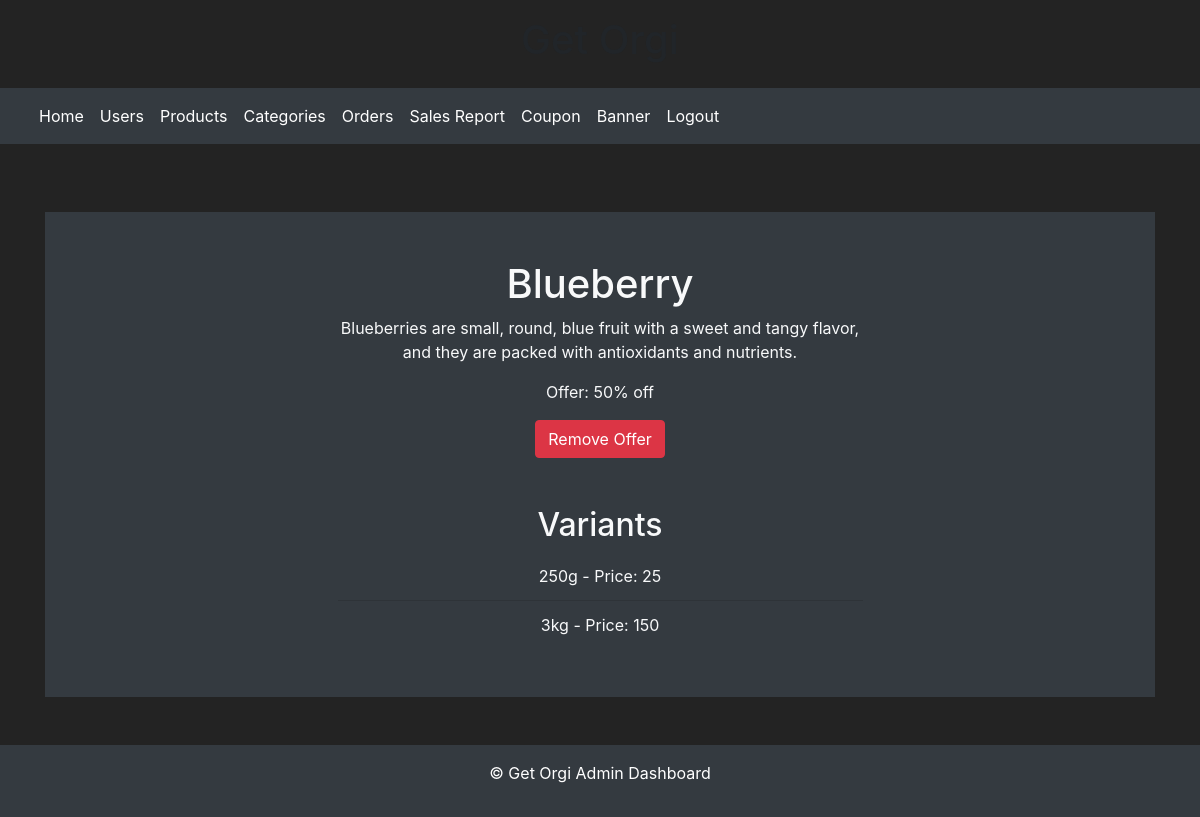
Page /product_offer/1/ on the earlier database version.
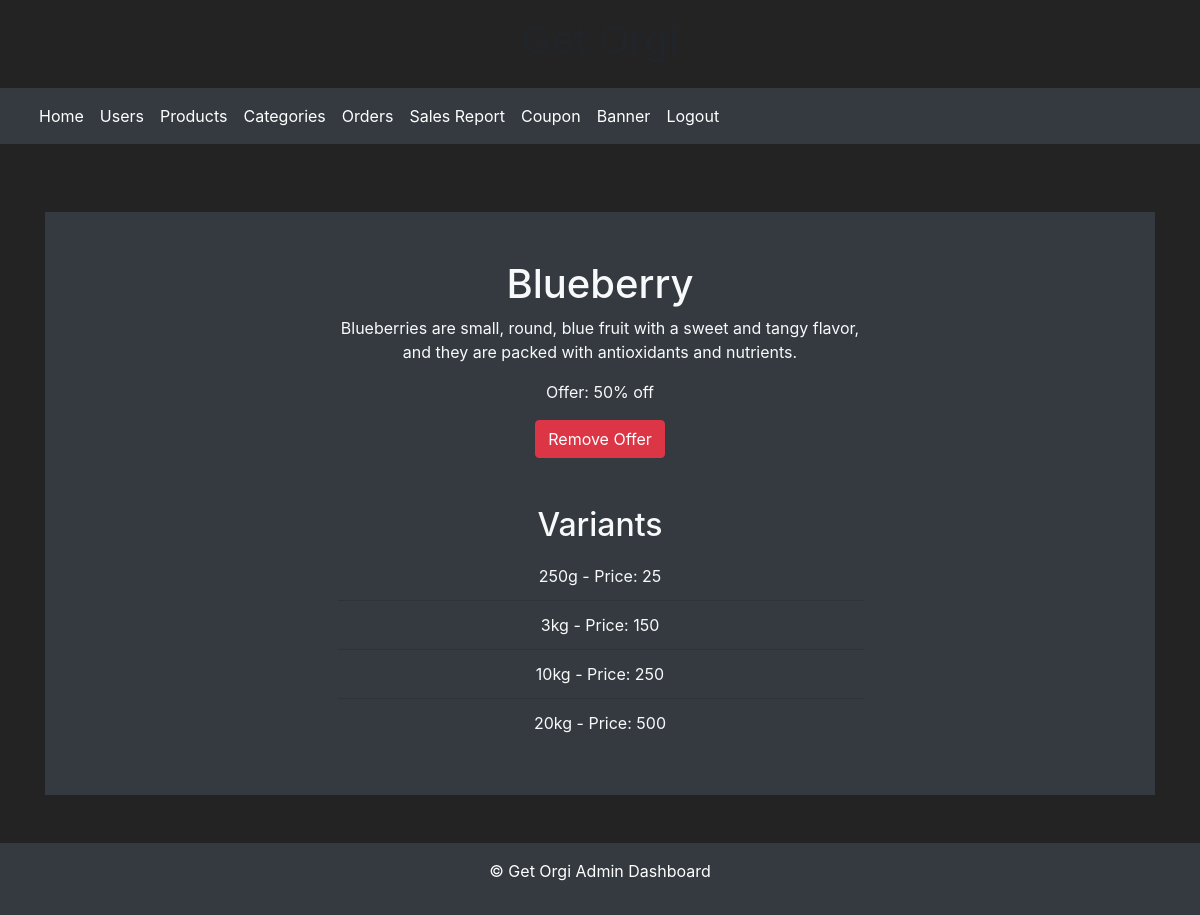
Same page on the later database version.
### shopping/models.py (models this page shows, shortened)
class ProductVariant(models.Model):
    product = models.ForeignKey(Product, on_delete=models.CASCADE)
    variant =models.CharField(max_length=50)
    price = models.IntegerField()
    price_after_offer = models.IntegerField(default=0)
    stock = models.PositiveIntegerField(default=1)

### shopping/views.py (the view, shortened to what this page needs)
# urls.py: path('product_offer/<int:product_id>/', views.product_offer, name='product_offer'),
def product_offer(request, product_id):
    product = Product.objects.get(id=product_id)
    variants = product.productvariant_set.all()
    context = {
        'product': product,
        'variants': variants,
    }
    return render(request, 'product_offer.html', context)

### templates/product_offer.html (shortened to what this page needs)
{% extends 'admin_dash.html' %}
{% block content %}
<body style=" background-color: #232323;">
<div class="container-fluid bg-dark">
    <div class="row justify-content-center">
        <div class="col-md-6">
            <div class="text-center text-light py-5">
                <h1>{{ product.name }}</h1>
                <p>{{ product.description }}</p>
                {% if product.offer_percentage %}
                    <p class="offer">Offer: {{ product.offer_percentage }}% off</p>
                    <form method="post" action="{% url 'product_offer' product_id=product.id %}">
                        <button type="submit" name="remove_offer" class="btn btn-danger">Remove Offer</button>
                    </form>
                {% endif %}
                <h2 class="mt-5">Variants</h2>
                <ul class="list-group list-group-flush bg-dark">
                    {% for variant in variants %}
                        <li class="list-group-item text-light bg-dark">{{ variant.variant }} - Price: {{ variant.price_after_offer }}</li>
                    {% endfor %}
                </ul>
            </div>
        </div>
    </div>
</div></body>
{% endblock%}

Differences in the rows shown:
added ProductVariant: variant "10kg", price_after_offer "250"
added ProductVariant: variant "20kg", price_after_offer "500"
